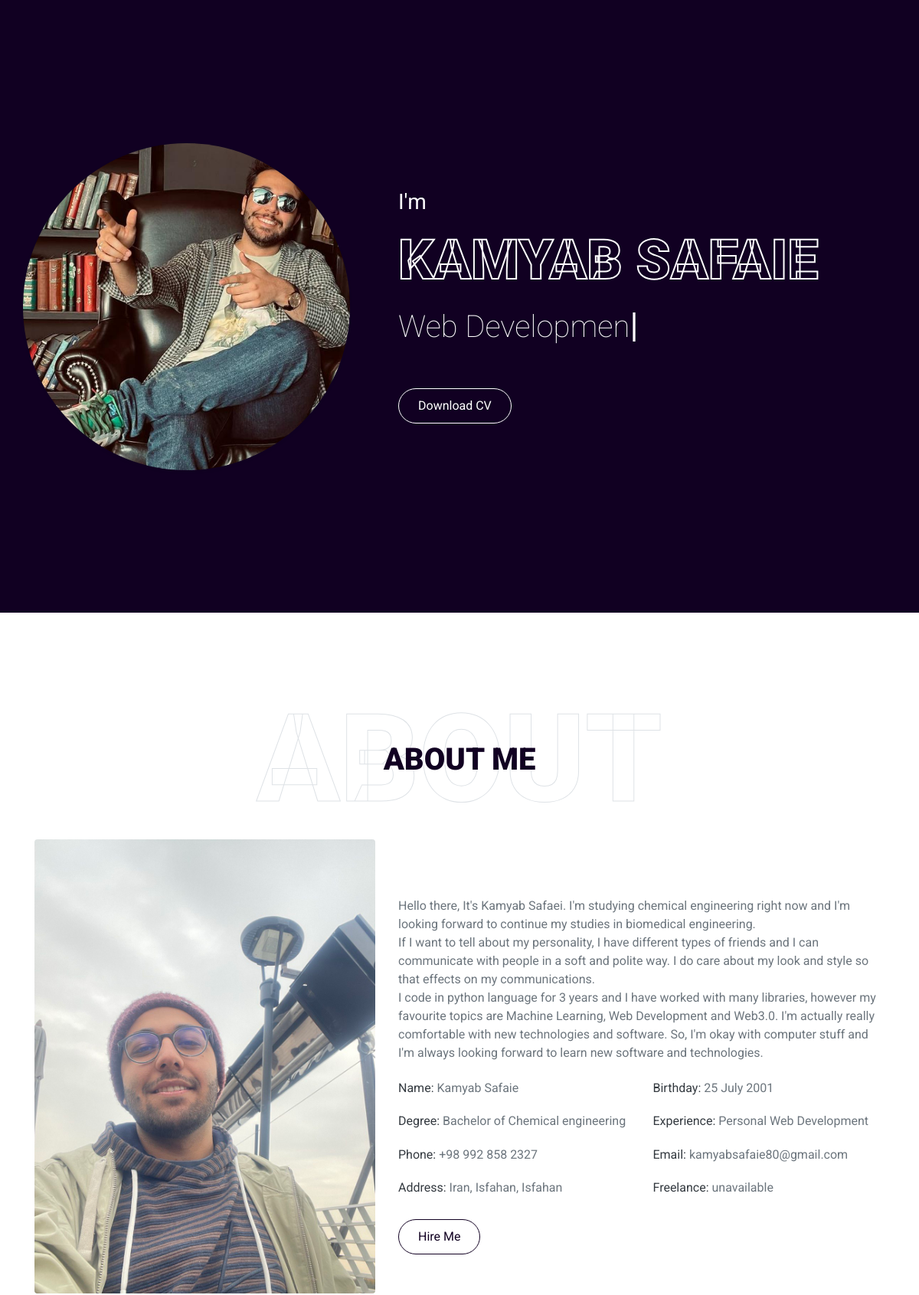
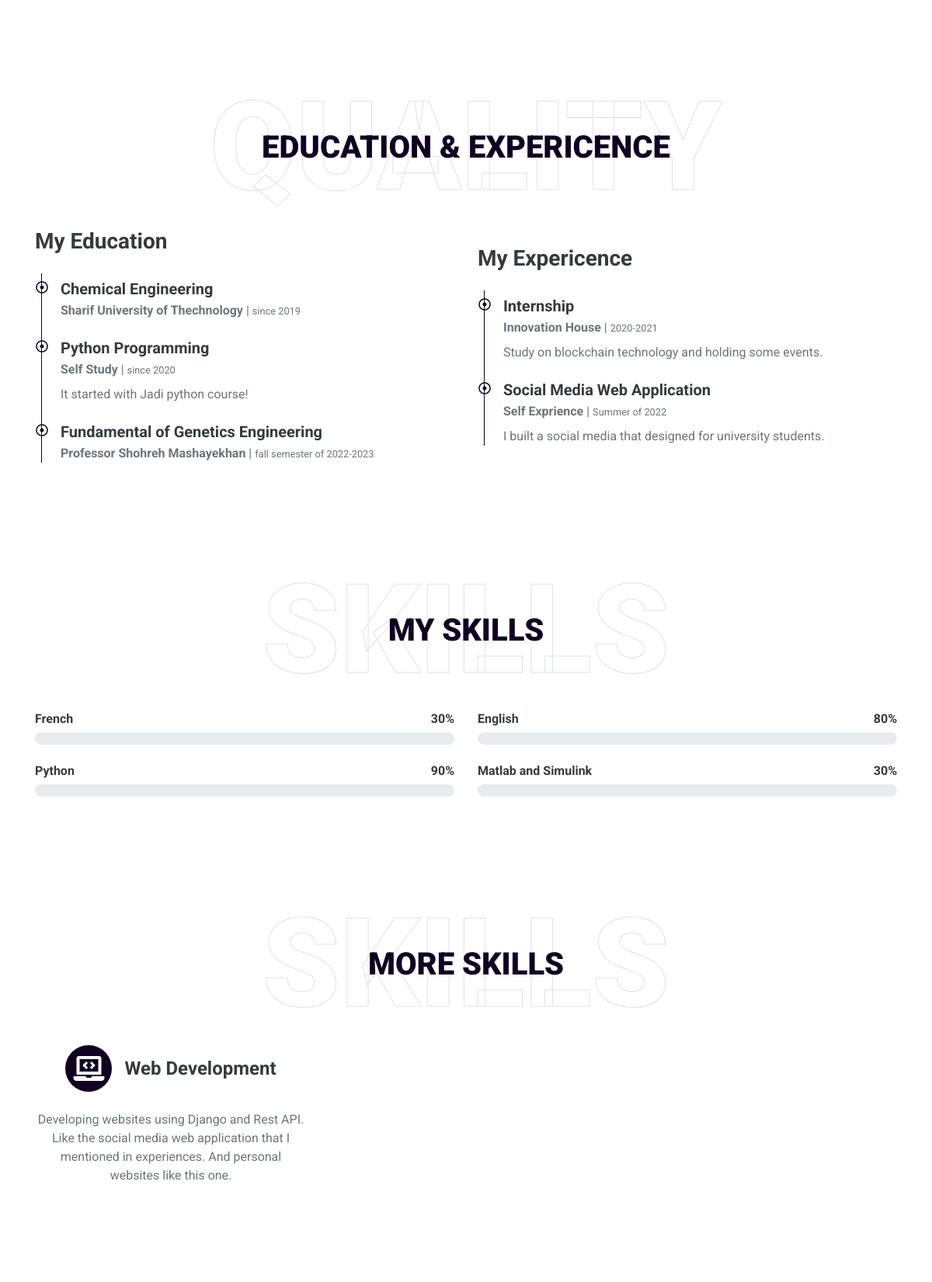
The page / (upper part) on the database its author committed (2 pictures, top to bottom).
### page/models.py (models this page shows, shortened)
class TopPage(models.Model):
    firstname = models.CharField(max_length=200, null=True, blank=True)
    lastname = models.CharField(max_length=200, null=True, blank=True)
    short_description = models.TextField(null=True, blank=True)
    featured_image_top = models.ImageField(null=True, blank= True)
    featured_image_bio = models.ImageField(null=True, blank= True)
    work_field = models.CharField(max_length=2000, null=True, blank=True)
    youtube_intro_video_embed = models.CharField(max_length=2000, null=True, blank=True)
    cv_pdf_file = models.FileField(upload_to="static/files/", null=True, blank=True)
    long_description = models.TextField(null=True, blank=True)
    degree = models.CharField(max_length=2000, null=True, blank=True)
    phone = models.CharField(max_length=2000, null=True, blank=True)
    address = models.CharField(max_length=2000, null=True, blank=True)
    birtday = models.CharField(max_length=2000, null=True, blank=True)
    experience = models.CharField(max_length=2000, null=True, blank=True)
    email = models.CharField(max_length=2000, null=True, blank=True)
    freelance = models.CharField(choices=[('unavailable', 'unavailable'), ('available', 'available')], max_length=2000, null=True, blank=True)

class Education(models.Model):
    title = models.CharField(max_length=200, null=True, blank=True)
    university = models.CharField(max_length=200, null=True, blank=True)
    years = models.CharField(max_length=200, null=True, blank=True)
    description = models.TextField(null=True, blank=True)

class Experience(models.Model):
    title = models.CharField(max_length=200, null=True, blank=True)
    company = models.CharField(max_length=200, null=True, blank=True)
    years = models.CharField(max_length=200, null=True, blank=True)
    description = models.TextField(null=True, blank=True)

class Skills(models.Model):
    skill = models.CharField(max_length=200, null=True, blank=True)
    percentage_of_mastery = models.IntegerField(default=0, null=True, blank=True)
    color = [('danger', 'red'), ('primary', 'light blue'), ('success', 'green'),
     ('info', 'blue'), ('warning', 'yellow'), ('dark', 'black'), ('light', 'white')]
    color = models.CharField(choices= color, max_length=2000, null=True, blank=True)

class Services(models.Model):
    title = models.CharField(max_length=200, null=True, blank=True)
    fa_fa_white_icon = models.CharField(max_length=500, null=True, blank=True)
    description = models.TextField(null=True, blank=True)
    link = models.CharField(max_length=500, null=True, blank=True)

### page/views.py (the view, shortened to what this page needs)
# urls.py: path('', include("page.urls"))
def page(request):
    top_page = TopPage.objects.last()
    experiences = Experience.objects.all()
    educations = Education.objects.all()
    skills = Skills.objects.all()
    num = int(round(len(skills)/2 +0.1))
    skills_1 = skills[:num]
    skills_2 = skills[num:]
    services = Services.objects.all()
    tags = Tags.objects.all()
    portfolios = Portfolio.objects.all()
    reviews = Reviews.objects.all()
    blogs = Blogs.objects.all()
    form = ContactForm()
    context = {'top_page':top_page, 'experiences':experiences, 'educations':educations, 'skills_1':skills_1
                , 'skills_2':skills_2, 'services':services, 'tags':tags, 'portfolios':portfolios,
                 'form':form, 'reviews':reviews, 'blogs':blogs, 'skills':skills}
    return render(request, 'index.html', context)

### templates/index.html (shortened to what this page needs)
<!DOCTYPE html>
<html lang="en">
<head>
    <link href="https://cdnjs.cloudflare.com/ajax/libs/font-awesome/5.10.0/css/all.min.css" rel="stylesheet">
    <link href="static/lib/owlcarousel/assets/owl.carousel.min.css" rel="stylesheet">
    <link href="static/lib/lightbox/css/lightbox.min.css" rel="stylesheet">
    <link href="static/css/style.css" rel="stylesheet">
</head>
<body data-spy="scroll" data-target=".navbar" data-offset="51">
    <div class="container-fluid bg-primary d-flex align-items-center mb-5 py-5" id="home" style="min-height: 100vh;">
        <div class="container">
            <div class="row align-items-center">
                <div class="col-lg-5 px-5 pl-lg-0 pb-5 pb-lg-0">
                    <img class="img-fluid w-100 rounded-circle shadow-sm" src="{{top_page.featured_image_top.url}}" alt="">
                </div>
                <div class="col-lg-7 text-center text-lg-left">
                    <h3 class="text-white font-weight-normal mb-3">I'm</h3>
                    <h1 class="display-3 text-uppercase text-primary mb-2" style="-webkit-text-stroke: 2px #ffffff;">{{top_page.firstname}} {{top_page.lastname}}</h1>
                    <h1 class="typed-text-output d-inline font-weight-lighter text-white"></h1>
                    <div class="d-flex align-items-center justify-content-center justify-content-lg-start pt-5">
                        {% if top_page.cv_pdf_file %}
                        <a href="static/images/{{top_page.cv_pdf_file}}" download class="btn btn-outline-light mr-5">Download CV</a>
                        {% endif %}
                    </div>
                </div>
            </div>
        </div>
    </div>
    <div class="container-fluid py-5" id="about">
        <div class="container">
            <div class="position-relative d-flex align-items-center justify-content-center">
                <h1 class="display-1 text-uppercase text-white" style="-webkit-text-stroke: 1px #dee2e6;">About</h1>
                <h1 class="position-absolute text-uppercase text-primary">About Me</h1>
            </div>
            <div class="row align-items-center">
                <div class="col-lg-5 pb-4 pb-lg-0">
                    <img class="img-fluid rounded w-100" src="{{top_page.featured_image_bio.url}}" alt="">
                </div>
                <div class="col-lg-7">
                    <p>{{top_page.long_description|linebreaksbr}}</p>
                    <div class="row mb-3">
                        <div class="col-sm-6 py-2"><h6>Name: <span class="text-secondary">{{top_page.firstname}} {{top_page.lastname}}</span></h6></div>
                        <div class="col-sm-6 py-2"><h6>Birthday: <span class="text-secondary">{{top_page.birtday}}</span></h6></div>
                        <div class="col-sm-6 py-2"><h6>Degree: <span class="text-secondary">{{top_page.degree}}</span></h6></div>
                        <div class="col-sm-6 py-2"><h6>Experience: <span class="text-secondary">{{top_page.experience}}</span></h6></div>
                        <div class="col-sm-6 py-2"><h6>Phone: <span class="text-secondary">{{top_page.phone}}</span></h6></div>
                        <div class="col-sm-6 py-2"><h6>Email: <span class="text-secondary">{{top_page.email}}</span></h6></div>
                        <div class="col-sm-6 py-2"><h6>Address: <span class="text-secondary">{{top_page.address}}</span></h6></div>
                        <div class="col-sm-6 py-2"><h6>Freelance: <span class="text-secondary">{{top_page.freelance}}</span></h6></div>
                    </div>
                    <a href="#contact" class="btn btn-outline-primary mr-4">Hire Me</a>
                </div>
            </div>
        </div>
    </div>
    {% if experiences or educations %}
    <div class="container-fluid py-5" id="qualification">
        <div class="container">
            <div class="position-relative d-flex align-items-center justify-content-center">
                <h1 class="display-1 text-uppercase text-white" style="-webkit-text-stroke: 1px #dee2e6;">Quality</h1>
                <h1 class="position-absolute text-uppercase text-primary">Education & Expericence</h1>
            </div>
            {% if educations %}
            <div class="row align-items-center">
                <div class="col-lg-6">
                    <h3 class="mb-4">My Education</h3>
                    <div class="border-left border-primary pt-2 pl-4 ml-2">
                        {% for education in educations %}
                        <div class="position-relative mb-4">
                            <i class="far fa-dot-circle text-primary position-absolute" style="top: 2px; left: -32px;"></i>
                            <h5 class="font-weight-bold mb-1">{{education.title}}</h5>
                            <p class="mb-2"><strong>{{education.university}}</strong> | <small>{{education.years}}</small></p>
                            <p>{{education.description|linebreaksbr}}</p>
                        </div>
                        {% endfor %}
                    </div>
                </div>
                {% endif %}
                {% if experiences %}
                <div class="col-lg-6">
                    <h3 class="mb-4">My Expericence</h3>
                    <div class="border-left border-primary pt-2 pl-4 ml-2">
                        {% for experience in experiences %}
                        <div class="position-relative mb-4">
                            <i class="far fa-dot-circle text-primary position-absolute" style="top: 2px; left: -32px;"></i>
                            <h5 class="font-weight-bold mb-1">{{experience.title}}</h5>
                            <p class="mb-2"><strong>{{experience.company}}</strong> | <small>{{experience.years}}</small></p>
                            <p>{{experience.description|linebreaksbr}}</p>
                        </div>
                        {% endfor %}
                    </div>
                </div>
                {% endif %}
            </div>
        </div>
    </div>
    {% endif %}
    {% if skills %}
    <div class="container-fluid py-5" id="skill">
        <div class="container">
            <div class="position-relative d-flex align-items-center justify-content-center">
                <h1 class="display-1 text-uppercase text-white" style="-webkit-text-stroke: 1px #dee2e6;">Skills</h1>
                <h1 class="position-absolute text-uppercase text-primary">My Skills</h1>
            </div>
            <div class="row align-items-center">
                <div class="col-md-6">
                    {% for skill in skills_1 %}
                    <div class="skill mb-4">
                        <div class="d-flex justify-content-between">
                            <h6 class="font-weight-bold">{{skill.skill}}</h6>
                            <h6 class="font-weight-bold">{{skill.percentage_of_mastery}}%</h6>
                        </div>
                        <div class="progress">
                        </div>
                    </div>
                    {% endfor %}
                </div>
                <div class="col-md-6">
                    {% for skill in skills_2 %}
                    <div class="skill mb-4">
                        <div class="d-flex justify-content-between">
                            <h6 class="font-weight-bold">{{skill.skill}}</h6>
                            <h6 class="font-weight-bold">{{skill.percentage_of_mastery}}%</h6>
                        </div>
                        <div class="progress">
                        </div>
                    </div>
                    {% endfor %}
                </div>
            </div>
        </div>
    </div>
    {% endif %}
    {% if services %}
    <div class="container-fluid pt-5" id="service">
        <div class="container">
            <div class="position-relative d-flex align-items-center justify-content-center">
                <h1 class="display-1 text-uppercase text-white" style="-webkit-text-stroke: 1px #dee2e6;">Skills</h1>
                <h1 class="position-absolute text-uppercase text-primary">More Skills</h1>
            </div>
            {% for service in services%}
            <div class="row pb-3">
                <div class="col-lg-4 col-md-6 text-center mb-5">
                    <div class="d-flex align-items-center justify-content-center mb-4">
                        {% if service.fa_fa_white_icon %}
                        <i class="{{service.fa_fa_white_icon}} service-icon bg-primary text-white mr-3"></i>
                        {% endif %}
                        <h4 class="font-weight-bold m-0">{{service.title}}</h4>
                    </div>
                    <p>{{service.description}}</p>
                </div>
            </div>
            {% endfor %}
        </div>
    </div>
    {% endif %}
    {% if reviews %}
    <div class="container-fluid py-5" id="testimonial">
    </div>
    {% endif %}
</body>
</html>

### rows shown on the page
TopPage: featured_image_top (picture), firstname "KAMYAB", lastname "SAFAIE", featured_image_bio (picture), long_description "Hello there, It's Kamyab Safaei. I'm studying chemical engineering right now and I'm looking forward to continue my studies in biomedical engineering. If I want to tell about my personality, I have different types of friends and I can communicate with people in a soft and polite way. I do care about my look and style so that effects on my communications. I code in python language for 3 years and I have worked with many libraries, however my favourite topics are Machine Learning, Web Development and Web3.0. I'm actually really comfortable with new technologies and software. So, I'm okay with computer stuff and I'm always looking forward to learn new software and technologies.", firstname "Kamyab", lastname "Safaie", birtday "25 July 2001", degree "Bachelor of Chemical engineering", experience "Personal Web Development", phone "+98 992 858 2327", email "kamyabsafaie80@gmail.com", address "Iran, Isfahan, Isfahan", freelance "unavailable"
Education: title "Chemical Engineering", university "Sharif University of Thechnology", years "since 2019"
Education: title "Python Programming", university "Self Study", years "since 2020", description "It started with Jadi python course!"
Education: title "Fundamental of Genetics Engineering", university "Professor Shohreh Mashayekhan", years "fall semester of 2022-2023"
Experience: title "Internship", company "Innovation House", years "2020-2021", description "Study on blockchain technology and holding some events."
Experience: title "Social Media Web Application", company "Self Exprience", years "Summer of 2022", description "I built a social media that designed for university students."
Skills: skill "French", percentage_of_mastery "30"
Skills: skill "Python", percentage_of_mastery "90"
Skills: skill "English", percentage_of_mastery "80"
Skills: skill "Matlab and Simulink", percentage_of_mastery "30"
Services: title "Web Development", description "Developing websites using Django and Rest API. Like the social media web application that I mentioned in experiences. And personal websites like this one."
